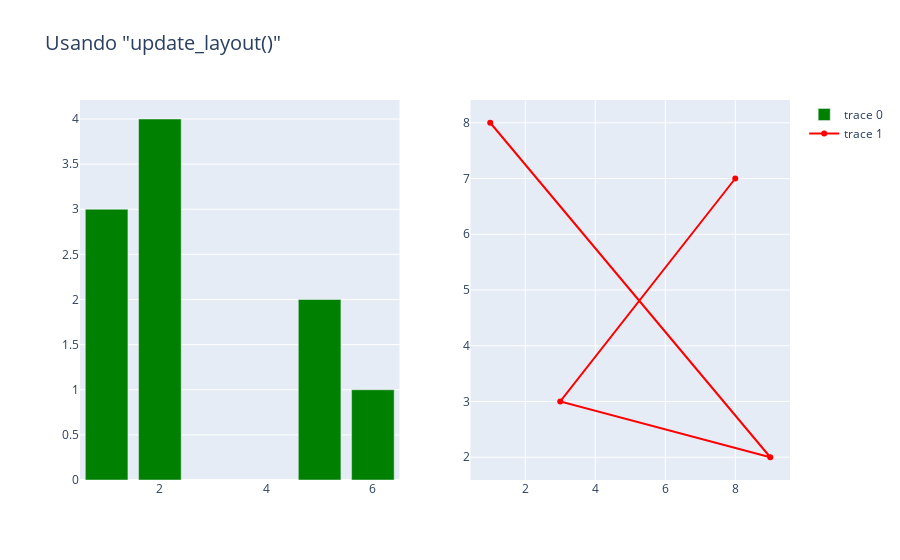

The notebook cell this image was saved under:
### Code cell
fig = make_subplots(rows=1, cols=2)

fig.add_trace(go.Bar(y=[1,2,3,4], x=[6,5,1,2], marker_color='green'), row=1, col= 1)
fig.add_trace(go.Scatter(y=[8,2,3,7], x=[1,9,3,8], marker_color='red', mode="markers+lines" ), row=1, col= 2)

fig.update_layout(title_text='Usando "update_layout()"', title_font_size=20)

fig.show()

### Figure 1 — Plotly figure (JSON) as saved in the notebook; plotly's stock layout.template omitted (floating-point values rounded to 4 significant figures)
{"data": [{"marker": {"color": "green"}, "type": "bar", "x": [6, 5, 1, 2], "xaxis": "x", "y": [1, 2, 3, 4], "yaxis": "y"}, {"marker": {"color": "red"}, "mode": "markers+lines", "type": "scatter", "x": [1, 9, 3, 8], "xaxis": "x2", "y": [8, 2, 3, 7], "yaxis": "y2"}], "layout": {"title": {"font": {"size": 20}, "text": "Usando \"update_layout()\""}, "xaxis": {"anchor": "y", "domain": [0, 0.45]}, "xaxis2": {"anchor": "y2", "domain": [0.55, 1]}, "yaxis": {"anchor": "x", "domain": [0, 1]}, "yaxis2": {"anchor": "x2", "domain": [0, 1]}}}
